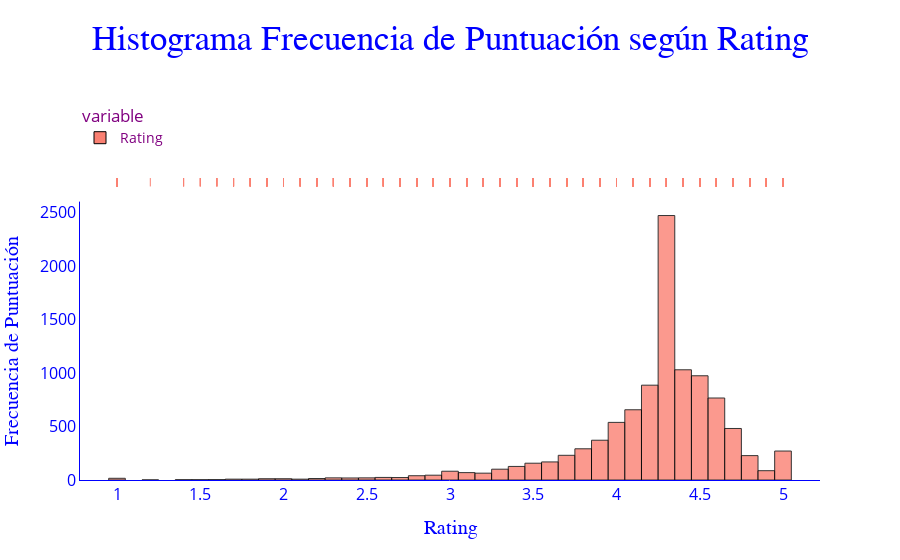

The notebook cell this image was saved under:
### Code cell
target = df_google_sin_duplicados["Rating"]

# Especificar colores para cada categoría
color = {"Rating": "salmon"}

fig = px.histogram(target, nbins=45, opacity=0.8,
                   title="Histograma Frecuencia de Postulación a un Determinado Salario",
                   labels={"Rating": "Rating Apps Google Play Store", "count": "Frecuencia"},
                   marginal="rug",
                   color_discrete_map= color
                   )

fig.update_layout(title=dict(text="Histograma Frecuencia de Puntuación según Rating",
                              font=dict(size=35, color="blue", family="Arial"),
                              pad=dict(b=30, l=0, r=0, t=30), x=0.5),
                  xaxis=dict(title=dict(text="Rating", font=dict(color="blue", size=20, family="Arial")),
                              showline=True, linewidth=1, linecolor='blue',
                              tickfont=dict(color='blue', size=16)),
                  yaxis=dict(title=dict(text="Frecuencia de Puntuación", font=dict(color="blue", size=20, family="Arial")),
                              showline=True, linewidth=1, linecolor='blue',
                              tickfont=dict(color='blue', size=16)),
                  showlegend=True,
                  legend=dict(x=0, y=1, traceorder="reversed", orientation="v", # Posición superior izquierda
                              font=dict(color="purple", size=14)),  # Color púrpura para el texto de la leyenda
                  paper_bgcolor="white",
                  plot_bgcolor="white")

# Personalizar bordes de las barras
fig.update_traces(marker=dict(line=dict(color='black', width=1)))

# Mostrar el gráfico
fig.show()

### Figure 1 — Plotly figure (JSON) as saved in the notebook; plotly's stock layout.template omitted (floating-point values rounded to 4 significant figures; data arrays with more than 128 entries replaced by an {"elided": "..."} marker saying what was removed)
{"data": [{"alignmentgroup": "True", "bingroup": "x", "hovertemplate": "variable=Rating<br>value=%{x}<br>count=%{y}<extra></extra>", "legendgroup": "Rating", "marker": {"color": "salmon", "line": {"color": "black", "width": 1}, "opacity": 0.8, "pattern": {"shape": ""}}, "name": "Rating", "nbinsx": 45, "offsetgroup": "Rating", "orientation": "v", "showlegend": true, "type": "histogram", "x": {"elided": "10342 float values"}, "xaxis": "x", "yaxis": "y"}, {"alignmentgroup": "True", "boxpoints": "all", "fillcolor": "rgba(255,255,255,0)", "hoveron": "points", "hovertemplate": "variable=Rating<br>value=%{x}<extra></extra>", "jitter": 0, "legendgroup": "Rating", "line": {"color": "rgba(255,255,255,0)"}, "marker": {"color": "salmon", "line": {"color": "black", "width": 1}, "symbol": "line-ns-open"}, "name": "Rating", "offsetgroup": "Rating", "showlegend": false, "type": "box", "x": {"elided": "10342 float values"}, "xaxis": "x2", "yaxis": "y2"}], "layout": {"barmode": "relative", "legend": {"font": {"color": "purple", "size": 14}, "orientation": "v", "title": {"text": "variable"}, "tracegroupgap": 0, "traceorder": "reversed", "x": 0, "y": 1}, "paper_bgcolor": "white", "plot_bgcolor": "white", "showlegend": true, "title": {"font": {"color": "blue", "family": "Arial", "size": 35}, "pad": {"b": 30, "l": 0, "r": 0, "t": 30}, "text": "Histograma Frecuencia de Puntuación según Rating", "x": 0.5}, "xaxis": {"anchor": "y", "domain": [0, 1], "linecolor": "blue", "linewidth": 1, "showline": true, "tickfont": {"color": "blue", "size": 16}, "title": {"font": {"color": "blue", "family": "Arial", "size": 20}, "text": "Rating"}}, "xaxis2": {"anchor": "y2", "domain": [0, 1], "matches": "x", "showgrid": true, "showticklabels": false}, "yaxis": {"anchor": "x", "domain": [0, 0.7326], "linecolor": "blue", "linewidth": 1, "showline": true, "tickfont": {"color": "blue", "size": 16}, "title": {"font": {"color": "blue", "family": "Arial", "size": 20}, "text": "Frecuencia de Puntuación"}}, "yaxis2": {"anchor": "x2", "domain": [0.7426, 1], "matches": "y2", "showgrid": false, "showline": false, "showticklabels": false, "ticks": ""}}}
